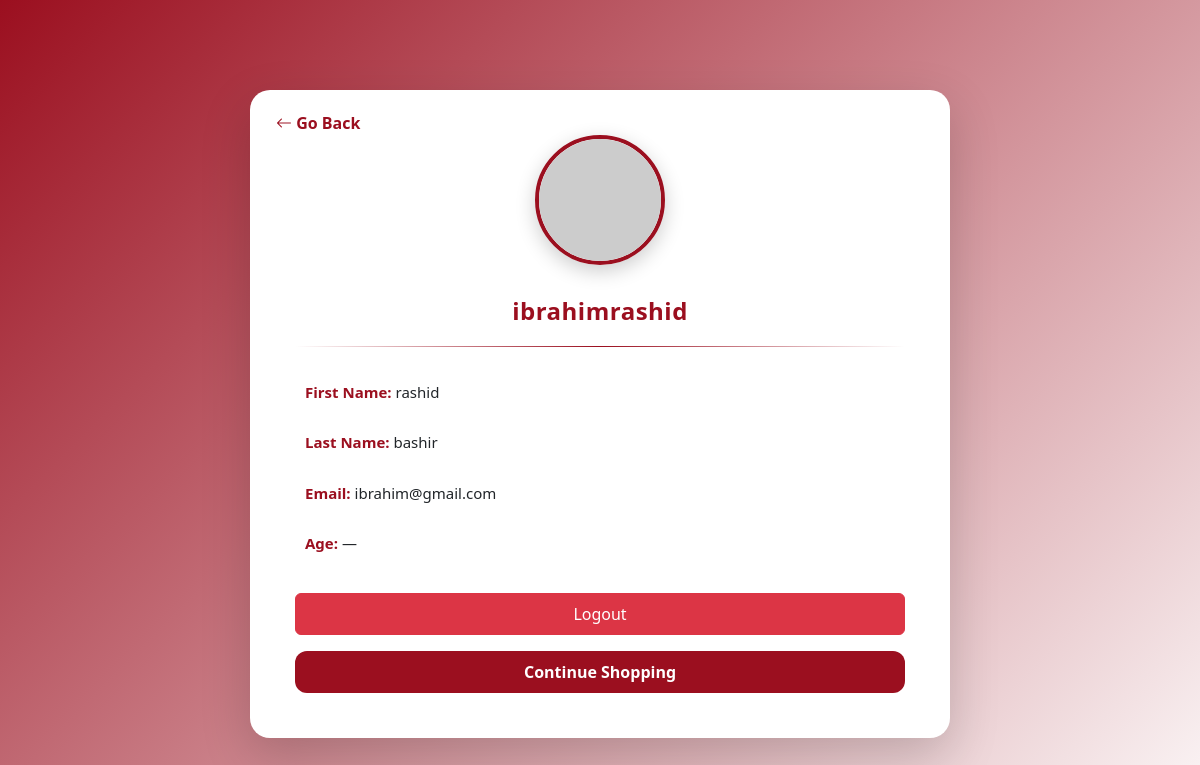
Page /account/ (signed in) on the committed database.
### app/models.py (models this page shows, shortened)
class CustomUser(AbstractBaseUser, PermissionsMixin):
    email = models.EmailField(unique=True)
    username = models.CharField(max_length=150, unique=True)
    first_name = models.CharField(max_length=30, blank=True)
    last_name = models.CharField(max_length=30, blank=True)
    is_active = models.BooleanField(default=True)
    is_staff = models.BooleanField(default=False)
    objects = CustomUserManager()
    USERNAME_FIELD = "email"
    REQUIRED_FIELDS= []

### app/views.py (the view)
# urls.py: path('account/', views.account, name='account'),
@login_required
def account(request):
    if not request.user.is_authenticated:
        return redirect_to_login(request.get_full_path())
    return render(request,'account.html')

### app/views.py (called while the page is built)
def current_site_profile(request):
    site=get_current_site(request)
    site_profile=SiteProfile.objects.get(site=site)
    return {'site_profile': site_profile}

### templates/account.html (shortened to what this page needs)
<!DOCTYPE html>
<html lang="en">
<head>
    <link href="https://cdn.jsdelivr.net/npm/bootstrap@5.3.2/dist/css/bootstrap.min.css" rel="stylesheet">
    <link href="https://cdn.jsdelivr.net/npm/bootstrap-icons/font/bootstrap-icons.css" rel="stylesheet">
</head>
<body>
<div class="account-box text-center">
    <button onclick="history.back()" class="back-btn">
        <i class="bi bi-arrow-left"></i> Go Back
    </button>
    {% if request.user.profile.picture %}
        <img src="{{ request.user.profile.picture.url }}" class="profile-img mb-3">
    {% else %}
        <img src="https://via.placeholder.com/130" class="profile-img mb-3">
    {% endif %}
    <h4 class="username mt-3">{{ request.user.username }}</h4>
    <div class="divider"></div>
    <ul class="list-group text-start mb-4">
        <li class="list-group-item">
            <strong>First Name:</strong> {{ request.user.first_name}}
        </li>
        <li class="list-group-item">
            <strong>Last Name:</strong> {{ request.user.last_name|default:"—" }}
        </li>
        <li class="list-group-item">
            <strong>Email:</strong> {{ request.user.email|default:"Not provided" }}
        </li>
        <li class="list-group-item">
            <strong>Age:</strong> {{ request.user.profile.age|default:"—" }}
        </li>
    </ul>
    <form method="post" action="{% url 'logout' %}">
        <button class="btn btn-danger w-100 mb-3 py-2">
            Logout
        </button>
    </form>
    <a href="{% url 'shop' %}" class="btn btn-red w-100 py-2">
        Continue Shopping
    </a>
</div>
</body>
</html>

### templates/account.html (style rules this page uses)
body { background: linear-gradient(135deg, #9b0f1f, #ffffff); min-height: 100vh; }
.account-box { max-width: 700px; margin: 90px auto; background: #ffffff; padding: 45px; border-radius: 20px; box-shadow: 0 18px 50px rgba(0,0,0,0.18); position: relative; }
.back-btn { position: absolute; top: 20px; left: 20px; background: transparent; border: none; color: #9b0f1f; font-weight: 600; cursor: pointer; }
.profile-img { width: 130px; height: 130px; object-fit: cover; border-radius: 50%; border: 4px solid #9b0f1f; box-shadow: 0 6px 20px rgba(0,0,0,0.2); }
.username { font-weight: 700; letter-spacing: 0.5px; color: #9b0f1f; }
.list-group-item { border: none; padding: 14px 10px; font-size: 15px; }
.list-group-item strong { color: #9b0f1f; }
.divider { height: 1px; background: linear-gradient(to right, transparent, #9b0f1f, transparent); margin: 20px 0; }
.btn-red { background: #9b0f1f; color: #fff; border-radius: 12px; padding: 12px; font-weight: 600; }

### rows in the picture
CustomUser: user.username "ibrahimrashid", user.first_name "rashid", user.last_name "bashir", user.email "ibrahim@gmail.com"

### other values in the picture
{{ request.user.profile.age|default:"—" }} "—"
